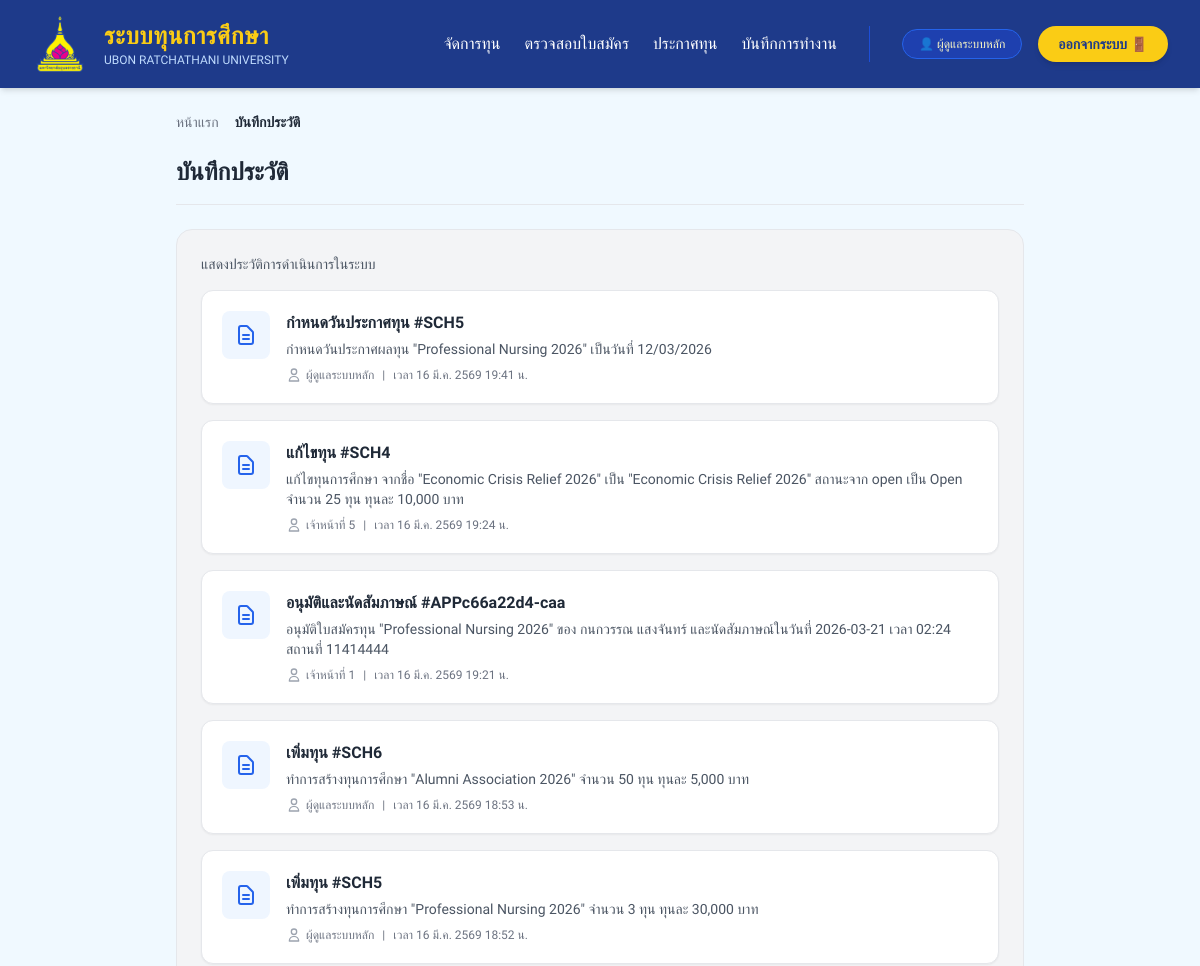
The page /officer/audit-log (signed in, upper part) on the database as committed earlier.
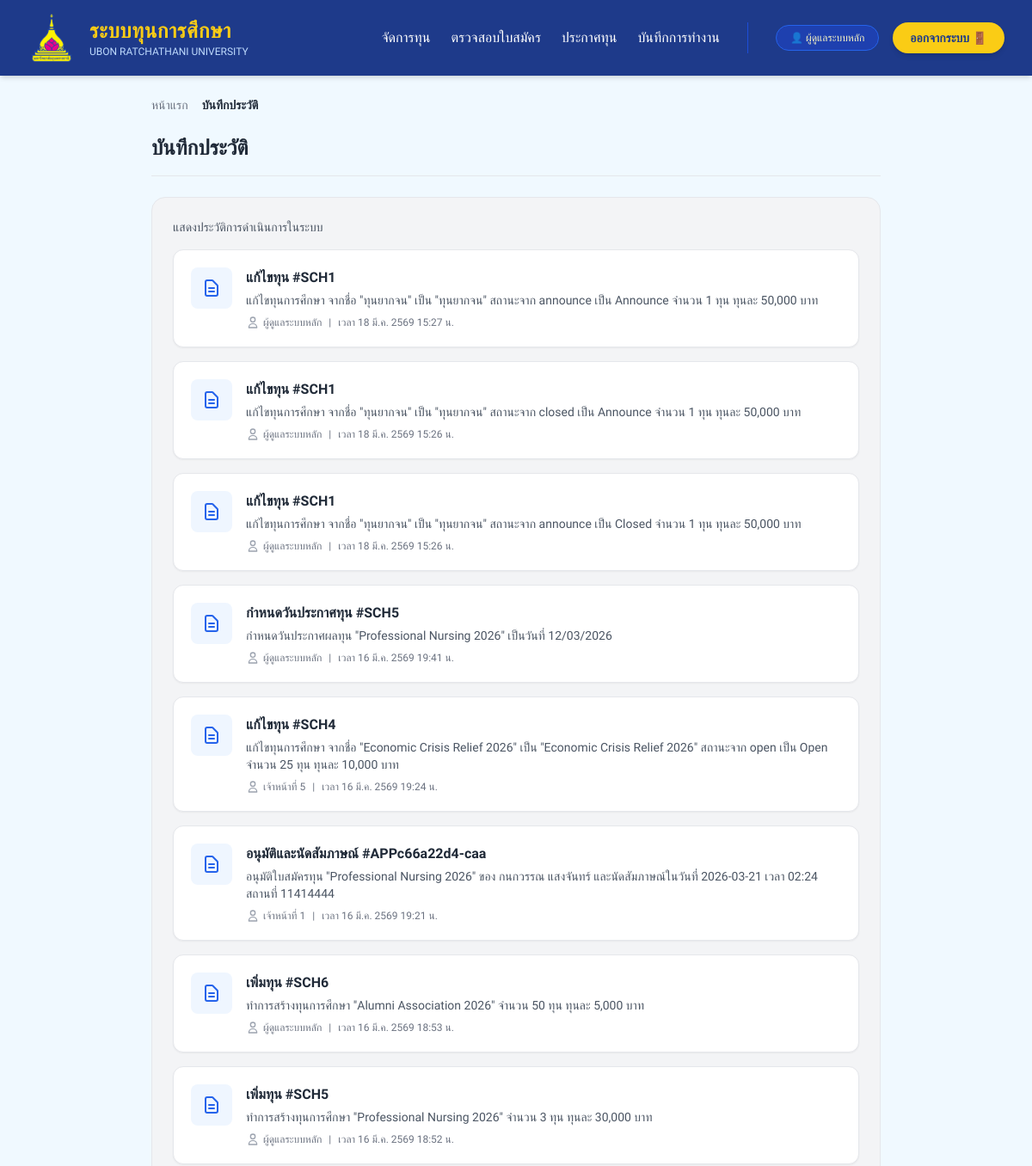
The same page on the database as committed later.
### models.py (models this page shows)
class AuditLog(db.Model):
    __tablename__ = 'audit_log'
    id = db.Column(db.Integer, primary_key=True)
    created_at = db.Column(db.DateTime, default=datetime.utcnow)
    officer_username = db.Column(db.String(50), nullable=False)  # ชื่อ/รหัสเจ้าหน้าที่
    officer_label = db.Column(db.String(50), nullable=True)      # ฉายาแสดง เช่น เจ้าหน้าที่(A)
    action = db.Column(db.String(50), nullable=False)            # ชนิดการทำงาน
    action_title = db.Column(db.String(100), nullable=True)      # ชื่อการกระทำภาษาไทย
    reference_id = db.Column(db.String(30), nullable=True)       # รหัสอ้างอิง เช่น APP345, SCH001
    details = db.Column(db.String(500))                          # คำอธิบายรายละเอียด
    status_after = db.Column(db.String(100), nullable=True)      # สถานะหลังแก้ไข/ปัจจุบัน
    previous_value = db.Column(db.String(200), nullable=True)    # ค่าเดิมก่อนแก้ไข

### routes/officer_routes.py (the view, shortened to what this page needs)
@officer_bp.route('/audit-log')
def audit_log():
    staff_filter = request.args.get('staff', '')
    query = AuditLog.query.order_by(AuditLog.created_at.desc())
    logs = query.all()
    for log in logs:
        officer = Officer.query.filter_by(username=log.officer_username).first()
        log.officer_id = officer.id if officer else None
        log.officer_name = officer.name if (officer and officer.name) else (log.officer_label or log.officer_username)
    all_logs = AuditLog.query.all()
    staff_set = set()
    for log in all_logs:
        staff_set.add(log.officer_label or log.officer_username)
    staff_list = sorted(staff_set) if staff_set else []
    return render_template('officer/audit_log.html', logs=logs, staff_list=staff_list, total_count=len(logs), selected_staff=staff_filter)

### routes/officer_routes.py (called while the page is built)
@officer_bp.before_request
def require_officer_login():
    exempt_routes = ['officer.login', 'officer.api_scholarships']
    if request.endpoint and request.endpoint not in exempt_routes:
        if "user_id" not in session or session.get("role") != "officer":
            if request.path.startswith('/officer/api/'):
                return jsonify({"status": "error", "message": "Unauthorized API access. Session required."}), 401
            flash("กรุณาเข้าสู่ระบบในฐานะเจ้าหน้าที่", "error")
            return redirect(url_for("login")) # Assuming login is the global login defined in app.py

### templates/officer/audit_log.html (shortened to what this page needs)
{% extends "layouts/base.html" %}
{% block nav_links %}
    <a href="{{ url_for('officer.list_scholarships') }}" class="text-white hover:text-yellow-400 font-medium transition-colors">จัดการทุน</a>
    <a href="{{ url_for('officer.applications') }}" class="text-white hover:text-yellow-400 font-medium transition-colors">ตรวจสอบใบสมัคร</a>
    <a href="{{ url_for('officer.final_announcement') }}" class="text-white hover:text-yellow-400 font-medium transition-colors">ประกาศทุน</a>
    <a href="{{ url_for('officer.audit_log') }}" class="text-white hover:text-yellow-400 font-medium transition-colors">บันทึกการทำงาน</a>
{% endblock %}
{% block role_name %}{{ session.get('user_name', 'เจ้าหน้าที่') }}{% endblock %}
{% block profile_link %}/officer/profile{% endblock %}
{% block content %}
<div class="max-w-4xl mx-auto p-6">
    <div class="mb-6 flex items-center text-sm text-gray-500">
        <a href="{{ url_for('officer.home') }}" class="hover:text-blue-600 transition">หน้าแรก</a>
        <span class="font-bold text-gray-800">บันทึกประวัติ</span>
    </div>
    <div class="mb-6 pb-4 border-b border-gray-200">
        <h1 class="text-2xl font-bold text-gray-800">บันทึกประวัติ</h1>
    </div>
    <div class="bg-gray-100 rounded-2xl p-6 border border-gray-200">
        <p class="text-sm text-gray-600 mb-4 font-medium">แสดงประวัติการดำเนินการในระบบ</p>
        <div class="space-y-4">
            {% for log in logs %}
            <div class="bg-white rounded-xl shadow-sm border border-gray-200 p-5 flex gap-4 hover:shadow-md transition">
                <div class="flex-shrink-0 w-12 h-12 bg-blue-50 rounded-lg flex items-center justify-center">
                    <svg class="w-6 h-6 text-blue-600" fill="none" stroke="currentColor" viewBox="0 0 24 24">
                        <path stroke-linecap="round" stroke-linejoin="round" stroke-width="2" d="M9 12h6m-6 4h6m2 5H7a2 2 0 01-2-2V5a2 2 0 012-2h5.586a1 1 0 01.707.293l5.414 5.414a1 1 0 01.293.707V19a2 2 0 01-2 2z"></path>
                    </svg>
                </div>
                <div class="flex-1 min-w-0">
                    <h3 class="font-bold text-gray-800 text-base mb-1">
                        {{ log.action_title or (
                            'อนุมัติ' if log.action == 'approved' else
                            'ปฏิเสธ' if log.action == 'rejected' else
                            'อนุมัติและนัดสัมภาษณ์' if log.action == 'approved_interview' else
                            'สร้างทุน' if log.action == 'create_scholarship' else
                            'ประกาศทุน' if log.action == 'announce_scholarship' else
                            'แก้ไข' if log.action == 'edit' else
                            'เข้าสู่ระบบ' if log.action == 'login' else
                            'ดาวน์โหลด' if log.action == 'download' else log.action
                        ) }}{% if log.reference_id %} #{{ log.reference_id }}{% else %} #{{ log.id }}{% endif %}
                    </h3>
                    <p class="text-gray-600 text-sm mb-2">
                        {{ log.details or '-' }}
                    </p>
                    <p class="text-gray-500 text-xs flex items-center gap-1">
                        <svg class="w-4 h-4 text-gray-400" fill="none" stroke="currentColor" viewBox="0 0 24 24">
                            <path stroke-linecap="round" stroke-linejoin="round" stroke-width="2" d="M16 7a4 4 0 11-8 0 4 4 0 018 0zM12 14a7 7 0 00-7 7h14a7 7 0 00-7-7z"></path>
                        </svg>
                        {{ log.officer_label or log.officer_username }}
                        <span class="mx-1">|</span>
                        เวลา {{ log.created_at | thai_date }}
                    </p>
                </div>
            </div>
            {% else %}
            <div class="bg-white rounded-xl shadow-sm border border-gray-200 p-8 text-center text-gray-500">
                ยังไม่มีรายการบันทึกการทำงาน
            </div>
            {% endfor %}
        </div>
    </div>
</div>
{% endblock %}

### templates/layouts/base.html (shortened to what this page needs)
<!DOCTYPE html>
<html lang="th">
<head>
    <script src="https://cdn.tailwindcss.com"></script>
    <link rel="stylesheet" href="https://cdn.jsdelivr.net/npm/swiper@11/swiper-bundle.min.css" />
</head>
<body class="bg-sky-50 min-h-screen flex flex-col m-0 p-0">
    <header class="bg-blue-900 text-white shadow-md w-full sticky top-0 z-50">
        <div class="w-full px-8 py-4 flex justify-between items-center">
            <div class="flex items-center gap-4">
                <div class="w-14 h-14">
                    <img src="{{ url_for('static', filename='images/ubu_logo.png') }}" alt="UBU Logo" class="w-full h-full object-contain">
                </div>
                <div>
                    <h1 class="text-2xl font-bold text-yellow-400 tracking-wide">ระบบทุนการศึกษา</h1>
                    <p class="text-xs text-blue-200 uppercase">Ubon Ratchathani University</p>
                </div>
            </div>
           <nav class="hidden md:flex items-center gap-8">
                <div class="flex gap-6">
                    {% block nav_links %}{% endblock %}
                </div>
                <div class="flex items-center gap-4 border-l border-blue-700 pl-8">
                    <a href="{% block profile_link %}{{ url_for('student.profile') }}{% endblock %}" class="bg-blue-800 hover:bg-blue-700 px-4 py-1.5 rounded-full text-xs border border-blue-600 text-yellow-100 flex items-center gap-2 transition-all cursor-pointer">
                        👤 {% block role_name %}{{ session.get('user_name') or session.get('user_data', {}).get('name', 'นักศึกษา') }}{% endblock %}
                    </a>
                    <a href="/logout" class="bg-yellow-400 text-blue-900 px-5 py-2 rounded-full font-bold hover:bg-yellow-300 transition-all shadow-md text-sm">
                        ออกจากระบบ 🚪
                    </a>
                </div>
            </nav>
        </div>
    </header>
    <main class="flex-grow">
        {% block content %}{% endblock %}
    </main>
</body>
</html>

### templates/layouts/base.html (style rules this page uses)
body { font-family: 'Prompt', sans-serif; }

Rows that differ between the two databases and show on the page:
added AuditLog: action_title "แก้ไขทุน", reference_id "SCH1", details "แก้ไขทุนการศึกษา จากชื่อ \"ทุนยากจน\" เป็น \"ทุนยากจน\" สถานะจาก announce เป็น Announce จำนวน 1 ทุน ทุนละ 50,000 บาท", officer_label "ผู้ดูแลระบบหลัก", created_at|thai_date "18 มี.ค. 2569 15:27 น."
added AuditLog: action_title "แก้ไขทุน", reference_id "SCH1", details "แก้ไขทุนการศึกษา จากชื่อ \"ทุนยากจน\" เป็น \"ทุนยากจน\" สถานะจาก closed เป็น Announce จำนวน 1 ทุน ทุนละ 50,000 บาท", officer_label "ผู้ดูแลระบบหลัก", created_at|thai_date "18 มี.ค. 2569 15:26 น."
added AuditLog: action_title "แก้ไขทุน", reference_id "SCH1", details "แก้ไขทุนการศึกษา จากชื่อ \"ทุนยากจน\" เป็น \"ทุนยากจน\" สถานะจาก announce เป็น Closed จำนวน 1 ทุน ทุนละ 50,000 บาท", officer_label "ผู้ดูแลระบบหลัก", created_at|thai_date "18 มี.ค. 2569 15:26 น."
